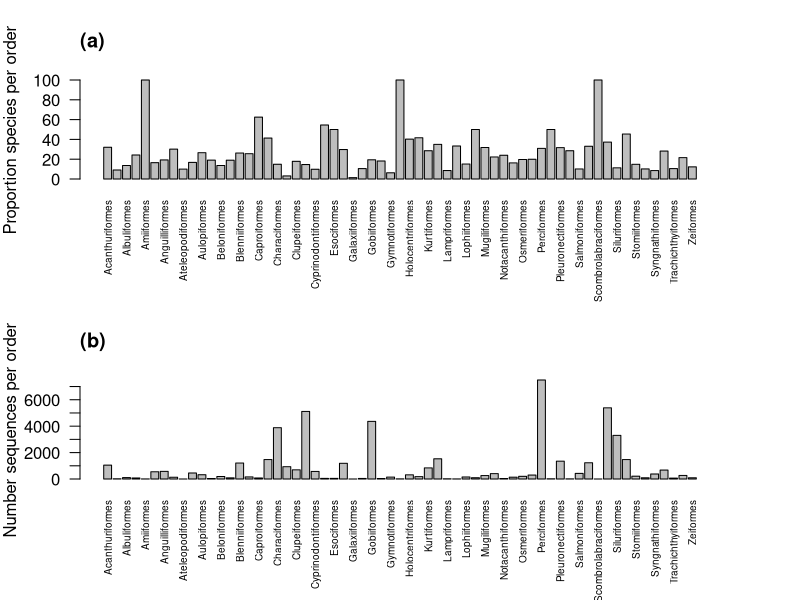

Generate this figure with R:
##########################################################################
## Codes for the paper:
## Global determinants of freshwater and marine fish genetic diversity
## Authors :
## Stephanie Manel, Pierre-Edouard Guerin, David Mouillot,
## Simon Blanchet, Laure Velez, Camille Albouy, Loic Pellissier
## 
## Montpellier, 2017-2019
## Submited to Nature communications, 2019
##
## functions used to generate figures
## Supplementary Figure S6.
## Taxonomic coverage of the sequences used by the model
## (a) Number of species per order 
## (b) Number of sequences per order 
##
##
##########################################################################
## Libraries
## no library required 

##########################################################################
## functions

## sum of number of element by 2 columns moF moM
## according to a category defined by the third column moCategory
aggregateBy2Colons <- function(moF,moM,moCategory){
	numberSpecModT=aggregate(cbind(moF,moM), by=list(Category=moCategory), FUN=sum)
 	numbSpecMoSumColons=data.frame(category=numberSpecModT$Category, numberOfElements=numberSpecModT$moM+numberSpecModT$moF)
 	return(numbSpecMoSumColons)
}


##########################################################################
## load data
tc=read.csv("11-sequences_taxonomy_habitat/watertype_all_modeles_effectives_family.csv",header=T,sep=",")
## correct wrong size of family in NCBI taxonomy
tc[which(tc$taxonFamily == "Citharinidae"),]$ncbiNumberOfSpecies = tc[which(tc$taxonFamily == "Citharinidae"),]$ncbiNumberOfSpecies + 91
tc[which(tc$taxonFamily == "Gadidae"),]$ncbiNumberOfSpecies = 53

## number of species by family in two model(marine+freshwater)
monModelMARINENumbSpec=tc$dcMNumberOfSpecies
monModelFRESHWATERNumbSpec=tc$dcF346FreshwaterNumberOfSpecies
## number of sequences by family in two model(marine+freshwater)
monModelMARINENumbSeq=tc$dcMNumberOfSequences
monModelFRESHWATERNumbSeq=tc$dcF346FreshwaterNumberOfSequences


## models with at least 4 sequences by species and at least 2 species by cell
#monModelMARINENumbSpec=tc$S2I4C29MNumberOfSpecies
#monModelFRESHWATERNumbSpec=tc$S2I5C32FNumberOfSpecies
## models with at least 3 sequences by species and at least 2 species by cell
#monModelMARINENumbSpec=tc$S2I3C66MNumberOfSpecies
#monModelFRESHWATERNumbSpec=tc$S2I3C75FNumberOfSpecies
## models with at least 2 sequences by species and at least 8 species by cell
#monModelMARINENumbSpec=tc$S8I2C36MNumberOfSpecies
#monModelFRESHWATERNumbSpec=tc$S8I2C34FNumberOfSpecies
## models with at least 2 sequences by species and at least 3 species by cell
#monModelMARINENumbSpec=tc$S2I3C66MNumberOfSpecies
#monModelFRESHWATERNumbSpec=tc$S3I2C75FNumberOfSpecies

## number of species by family in two model(marine+freshwater)
NSpeF<-aggregateBy2Colons(monModelMARINENumbSpec,monModelFRESHWATERNumbSpec,tc$taxonFamily)
TotSpeFamilyNumbSeq<-aggregate(tc$ncbiNumberOfSpecies, by=list(Category=tc$taxonFamily), FUN=sum)
propFam=data.frame(proportion=(NSpeF$numberOfElements/TotSpeFamilyNumbSeq$x)*100, family=as.vector(TotSpeFamilyNumbSeq$Category))

## number of species by ORDER in two model(marine+freshwater)
NSpeO<-aggregateBy2Colons(monModelMARINENumbSpec,monModelFRESHWATERNumbSpec,tc$taxonOrder)
## Number of species order total
TotSpeOrderNumbSeq<-aggregate(tc$ncbiNumberOfSpecies, by=list(Category=tc$taxonOrder), FUN=sum)
propOrder=data.frame(proportion=(NSpeO$numberOfElements/TotSpeOrderNumbSeq$x)*100,
	order=as.vector(TotSpeOrderNumbSeq$Category))

## number of sequences by family in two model(marine+freshwater)
NSeqF<-aggregateBy2Colons(monModelMARINENumbSeq,monModelFRESHWATERNumbSeq,tc$taxonFamily)

## number of sequences by order in two model(marine+freshwater)
NSeqO<-aggregateBy2Colons(monModelMARINENumbSeq,monModelFRESHWATERNumbSeq,tc$taxonOrder)


##########################################################################
## Quartile of the proportion of species and number of sequences
## for the 63 orders and 480 families
summary(propFam)
summary(propOrder)


##########################################################################
## barplots
## Number of species per family
#barplot(propFam$proportion, las=2,names.arg=propFam$family,ylab="Prop species per order",main ="full models",cex.names = 0.5 )
## Number of species per order 

## Number of sequences by family
#barplot(NSeqF$numberOfElements, las=2,names.arg=NSeqF$category,ylab="Number sequences per order",cex.names = 0.5 )
## Number of sequences by order


##########################################################################
## write pdf files
pdf("10-figures/figureS6.pdf",width=12,height=12,paper='special')

layout(matrix(c(1,2),nrow=2))
par(mar=c(6,4,4,4)) # c(bottom, left, top, right)
barplot(propOrder$proportion,las=2,names.arg=propOrder$order,ylab="Proportion species per order",cex.names = 0.6 )
title("(a)", adj  = 0)
barplot(NSeqO$numberOfElements, las=2,names.arg=NSeqO$category,ylab="Number sequences per order",cex.names = 0.6 )
title("(b)", adj  = 0)

dev.off()
